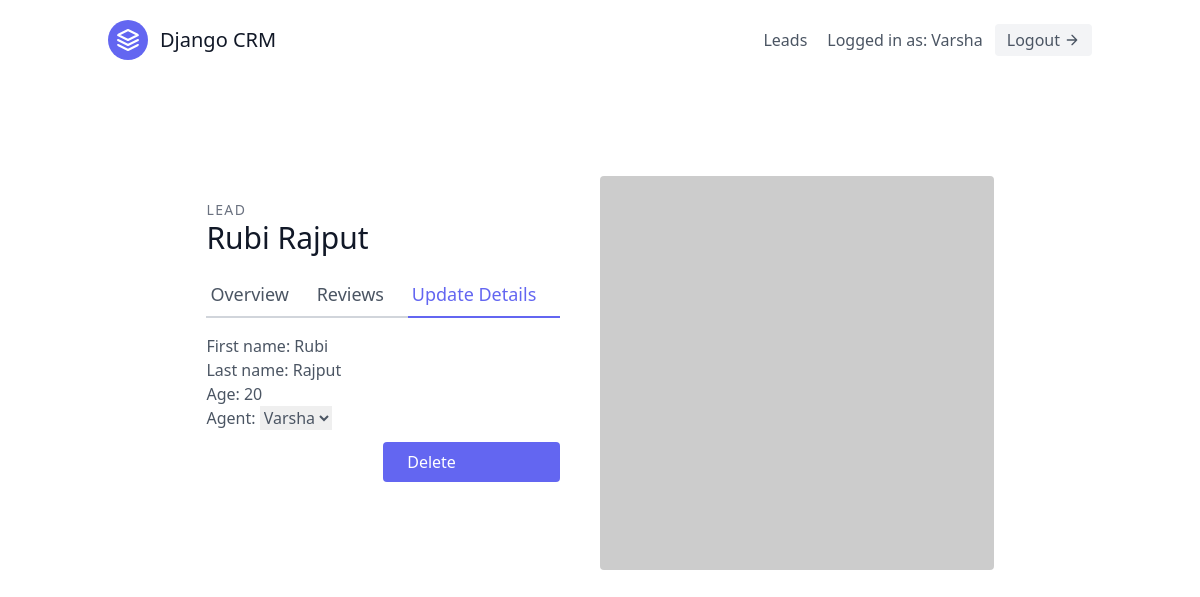
Page /1/update (signed in) on the committed database.
### leads/models.py (models this page shows, shortened)
class User(AbstractUser):
    pass

class Lead(models.Model):
    first_name = models.CharField(max_length=30)
    last_name = models.CharField(max_length=30)
    age = models.IntegerField(default=0)
    agent = models.ForeignKey("Agent",on_delete=models.CASCADE)

### leads/views.py (the view, shortened to what this page needs)
# urls.py: path("<int:pk>/update",LeadUpdateView.as_view(),name="update"),
class LeadUpdateView(generic.UpdateView):
    template_name = "leads/lead_update.html"
    queryset = Lead.objects.all()
    form_class = LeadModelForm

### leads/forms.py
class LeadModelForm(forms.ModelForm):
    class Meta:
        model = Lead
        fields = (
            "first_name",
            "last_name",
            "age",
            "agent",
        )

### leads/models.py (called while the page is built)
    def __str__(self):
        return self.user.username

### leads/templates/leads/lead_update.html (shortened to what this page needs)
{% extends "base.html" %}
{% block content %}
<section class="text-gray-600 body-font overflow-hidden">
    <div class="container px-5 py-24 mx-auto">
        <div class="lg:w-4/5 mx-auto flex flex-wrap">
            <div class="lg:w-1/2 w-full lg:pr-10 lg:py-6 mb-6 lg:mb-0">
                <h2 class="text-sm title-font text-gray-500 tracking-widest">LEAD</h2>
                <h1 class="text-gray-900 text-3xl title-font font-medium mb-4">{{lead.first_name}} {{lead.last_name}}
                </h1>
                <div class="flex mb-4">
                    <a href="{% url 'leads:detail' lead.pk %}" class="flex-grow border-b-2 border-gray-300 py-2 text-lg px-1">
                        Overview
                    </a>
                    <a class="flex-grow border-b-2 border-gray-300 py-2 text-lg px-1">
                        Reviews
                    </a>
                    <a href="{% url 'leads:update' lead.pk %}"
                        class="flex-grow text-indigo-500 border-b-2 border-indigo-500 py-2 text-lg px-1">
                        Update Details
                    </a>
                </div>
                <form action="" method="post">
                    {{form.as_p}}
                </form>
                <button
                        class="w-1/2 mt-3 flex ml-auto text-white bg-indigo-500 border-0 py-2 px-6 focus:outline-none hover:bg-indigo-600 rounded"><a href="{% url 'leads:delete' lead.pk %}">Delete</a>
                    </button>
            </div>
            <img alt="ecommerce" class="lg:w-1/2 w-full lg:h-auto h-64 object-cover object-center rounded"
                src="https://dummyimage.com/400x400">
        </div>
    </div>
</section>
{% endblock %}

### templates/navbar.html (shortened to what this page needs)
<header class="text-gray-600 body-font">
  <div class="container mx-auto flex flex-wrap p-5 flex-col md:flex-row items-center">
    <a class="flex title-font font-medium items-center text-gray-900 mb-4 md:mb-0">
      <svg xmlns="http://www.w3.org/2000/svg" fill="none" stroke="currentColor" stroke-linecap="round" stroke-linejoin="round" stroke-width="2" class="w-10 h-10 text-white p-2 bg-indigo-500 rounded-full" viewBox="0 0 24 24">
        <path d="M12 2L2 7l10 5 10-5-10-5zM2 17l10 5 10-5M2 12l10 5 10-5"></path>
      </svg>
      <span class="ml-3 text-xl">Django CRM</span>
    </a>
    <nav class="md:ml-auto flex flex-wrap items-center text-base justify-center">
      <a href="{% url 'leads:h' %}" class="mr-5 hover:text-gray-900">Leads</a>
    </nav>
    {% if request.user.is_authenticated %}
     Logged in as: {{request.user.username}}
    <a href="{% url 'logout' %}" class="ml-3 inline-flex items-center bg-gray-100 border-0 py-1 px-3 focus:outline-none hover:bg-gray-200 rounded text-base mt-4 md:mt-0">
      Logout
          <svg fill="none" stroke="currentColor" stroke-linecap="round" stroke-linejoin="round" stroke-width="2" class="w-4 h-4 ml-1" viewBox="0 0 24 24">
              <path d="M5 12h14M12 5l7 7-7 7"></path>
          </svg>
  </a>
    {% endif %}
  </div>
</header>

### rows in the picture
User: user.username "Varsha"
Lead: first_name "Rubi", last_name "Rajput", age "20", agent "Varsha"
